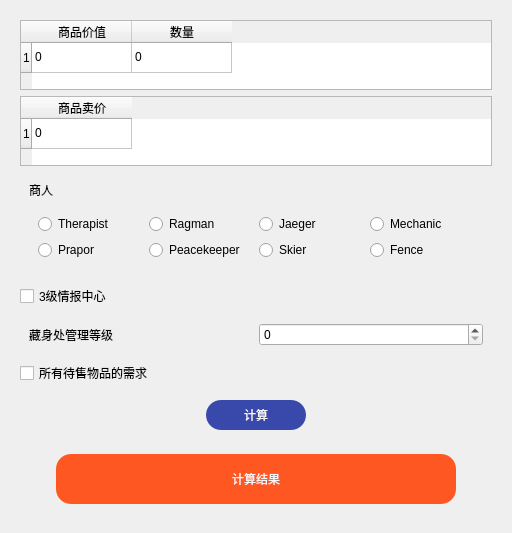
<?xml version="1.0" encoding="UTF-8"?>
<ui version="4.0">
 <class>ServiceChargeCalculation</class>
 <widget class="QWidget" name="ServiceChargeCalculation">
  <property name="geometry">
   <rect>
    <x>0</x>
    <y>0</y>
    <width>512</width>
    <height>531</height>
   </rect>
  </property>
  <property name="windowTitle">
   <string>ServiceChargeCalculation</string>
  </property>
  <layout class="QGridLayout" name="gridLayout_2">
   <item row="0" column="1">
    <spacer name="verticalSpacer_2">
     <property name="orientation">
      <enum>Qt::Vertical</enum>
     </property>
     <property name="sizeHint" stdset="0">
      <size>
       <width>20</width>
       <height>5</height>
      </size>
     </property>
    </spacer>
   </item>
   <item row="1" column="0">
    <spacer name="horizontalSpacer_3">
     <property name="orientation">
      <enum>Qt::Horizontal</enum>
     </property>
     <property name="sizeHint" stdset="0">
      <size>
       <width>48</width>
       <height>20</height>
      </size>
     </property>
    </spacer>
   </item>
   <item row="1" column="1" rowspan="2">
    <widget class="QWidget" name="widget" native="true">
     <layout class="QVBoxLayout" name="verticalLayout_2">
      <item>
       <widget class="QTableWidget" name="tableWidget">
        <row>
         <property name="text">
          <string>1</string>
         </property>
        </row>
        <column>
         <property name="text">
          <string>商品价值</string>
         </property>
        </column>
        <column>
         <property name="text">
          <string>数量</string>
         </property>
        </column>
        <item row="0" column="0">
         <property name="text">
          <string>0</string>
         </property>
        </item>
        <item row="0" column="1">
         <property name="text">
          <string>0</string>
         </property>
        </item>
       </widget>
      </item>
      <item>
       <widget class="QTableWidget" name="tableWidget_2">
        <row>
         <property name="text">
          <string>1</string>
         </property>
        </row>
        <column>
         <property name="text">
          <string>商品卖价</string>
         </property>
        </column>
        <item row="0" column="0">
         <property name="text">
          <string>0</string>
         </property>
        </item>
       </widget>
      </item>
      <item>
       <widget class="QWidget" name="widget_3" native="true">
        <layout class="QVBoxLayout" name="verticalLayout">
         <item>
          <widget class="QLabel" name="label_3">
           <property name="minimumSize">
            <size>
             <width>0</width>
             <height>0</height>
            </size>
           </property>
           <property name="text">
            <string>商人</string>
           </property>
          </widget>
         </item>
         <item>
          <widget class="QWidget" name="widget_2" native="true">
           <layout class="QGridLayout" name="gridLayout">
            <item row="0" column="0">
             <widget class="QRadioButton" name="Therapist">
              <property name="text">
               <string>Therapist</string>
              </property>
             </widget>
            </item>
            <item row="0" column="1">
             <widget class="QRadioButton" name="Ragman">
              <property name="text">
               <string>Ragman</string>
              </property>
             </widget>
            </item>
            <item row="0" column="2">
             <widget class="QRadioButton" name="Jaeger">
              <property name="text">
               <string>Jaeger</string>
              </property>
             </widget>
            </item>
            <item row="0" column="3">
             <widget class="QRadioButton" name="Mechanic">
              <property name="text">
               <string>Mechanic</string>
              </property>
             </widget>
            </item>
            <item row="1" column="0">
             <widget class="QRadioButton" name="Prapor">
              <property name="text">
               <string>Prapor</string>
              </property>
             </widget>
            </item>
            <item row="1" column="1">
             <widget class="QRadioButton" name="Peacekeeper">
              <property name="text">
               <string>Peacekeeper</string>
              </property>
             </widget>
            </item>
            <item row="1" column="2">
             <widget class="QRadioButton" name="Skier">
              <property name="text">
               <string>Skier</string>
              </property>
             </widget>
            </item>
            <item row="1" column="3">
             <widget class="QRadioButton" name="Fence">
              <property name="text">
               <string>Fence</string>
              </property>
             </widget>
            </item>
           </layout>
          </widget>
         </item>
        </layout>
       </widget>
      </item>
      <item>
       <widget class="QCheckBox" name="checkBox">
        <property name="text">
         <string>3级情报中心</string>
        </property>
       </widget>
      </item>
      <item>
       <widget class="QWidget" name="widget_4" native="true">
        <layout class="QHBoxLayout" name="horizontalLayout">
         <item>
          <widget class="QLabel" name="label">
           <property name="text">
            <string>藏身处管理等级</string>
           </property>
          </widget>
         </item>
         <item>
          <widget class="QSpinBox" name="spinBox">
           <property name="maximum">
            <number>50</number>
           </property>
          </widget>
         </item>
        </layout>
       </widget>
      </item>
      <item>
       <widget class="QCheckBox" name="checkBox_2">
        <property name="text">
         <string>所有待售物品的需求</string>
        </property>
       </widget>
      </item>
      <item>
       <widget class="QWidget" name="widget_5" native="true">
        <layout class="QHBoxLayout" name="horizontalLayout_2">
         <item>
          <spacer name="horizontalSpacer">
           <property name="orientation">
            <enum>Qt::Horizontal</enum>
           </property>
           <property name="sizeHint" stdset="0">
            <size>
             <width>117</width>
             <height>20</height>
            </size>
           </property>
          </spacer>
         </item>
         <item>
          <widget class="QPushButton" name="calculateButton">
           <property name="minimumSize">
            <size>
             <width>100</width>
             <height>30</height>
            </size>
           </property>
           <property name="styleSheet">
            <string notr="true">QPushButton{
	background:#3949ab;
	border-radius:15px;
	color:rgb(247,247,247);
}

QPushButton:hover{
	background:#283593;
}

QPushButton:pressed{
	background:#283593;
}</string>
           </property>
           <property name="text">
            <string>计算</string>
           </property>
          </widget>
         </item>
         <item>
          <spacer name="horizontalSpacer_2">
           <property name="orientation">
            <enum>Qt::Horizontal</enum>
           </property>
           <property name="sizeHint" stdset="0">
            <size>
             <width>116</width>
             <height>20</height>
            </size>
           </property>
          </spacer>
         </item>
        </layout>
       </widget>
      </item>
      <item>
       <widget class="QWidget" name="widget_6" native="true">
        <layout class="QHBoxLayout" name="horizontalLayout_3">
         <item>
          <spacer name="horizontalSpacer_6">
           <property name="orientation">
            <enum>Qt::Horizontal</enum>
           </property>
           <property name="sizeHint" stdset="0">
            <size>
             <width>117</width>
             <height>20</height>
            </size>
           </property>
          </spacer>
         </item>
         <item>
          <widget class="QLabel" name="resultLabel">
           <property name="minimumSize">
            <size>
             <width>400</width>
             <height>50</height>
            </size>
           </property>
           <property name="styleSheet">
            <string notr="true">background:#ff5722;
border-radius:15px;
color:rgb(247,247,247);</string>
           </property>
           <property name="text">
            <string>计算结果</string>
           </property>
           <property name="alignment">
            <set>Qt::AlignCenter</set>
           </property>
          </widget>
         </item>
         <item>
          <spacer name="horizontalSpacer_5">
           <property name="orientation">
            <enum>Qt::Horizontal</enum>
           </property>
           <property name="sizeHint" stdset="0">
            <size>
             <width>116</width>
             <height>20</height>
            </size>
           </property>
          </spacer>
         </item>
        </layout>
       </widget>
      </item>
     </layout>
    </widget>
   </item>
   <item row="2" column="2">
    <spacer name="horizontalSpacer_4">
     <property name="orientation">
      <enum>Qt::Horizontal</enum>
     </property>
     <property name="sizeHint" stdset="0">
      <size>
       <width>47</width>
       <height>20</height>
      </size>
     </property>
    </spacer>
   </item>
   <item row="3" column="1">
    <spacer name="verticalSpacer">
     <property name="orientation">
      <enum>Qt::Vertical</enum>
     </property>
     <property name="sizeHint" stdset="0">
      <size>
       <width>20</width>
       <height>33</height>
      </size>
     </property>
    </spacer>
   </item>
  </layout>
 </widget>
 <resources/>
 <connections/>
</ui>
